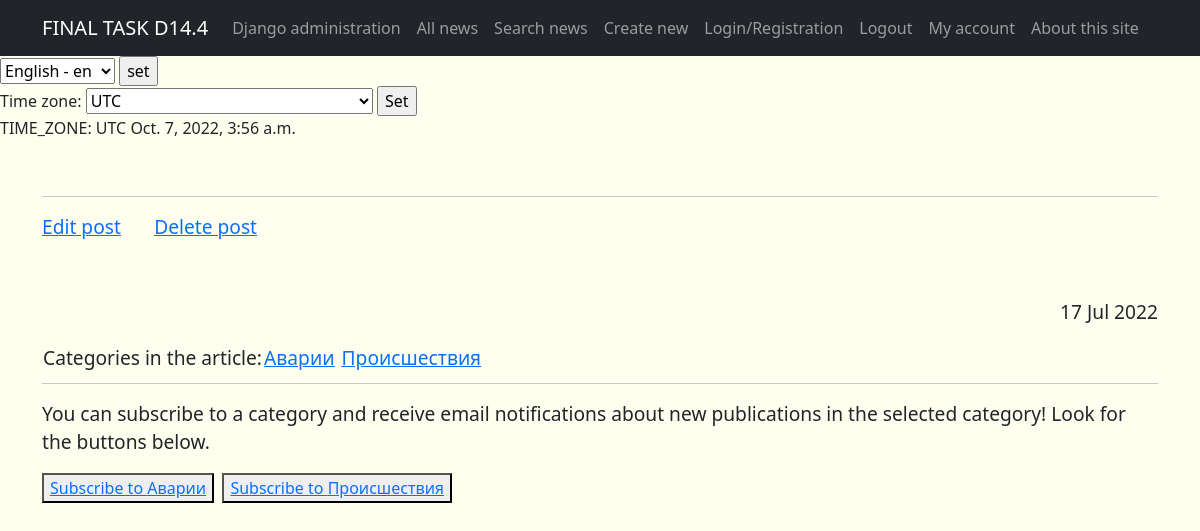
/news/1, run on an earlier commit of the app's database.
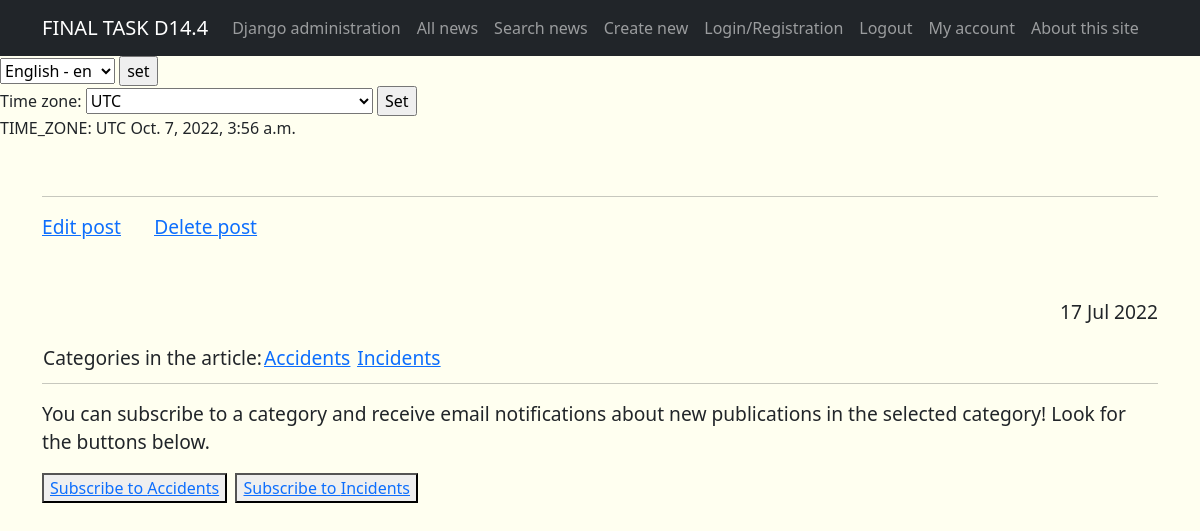
And on a later commit of the database.
### news/models.py (models this page shows, shortened)
class Category(models.Model):
    name = models.CharField(
        max_length=64,
        unique=True,
        verbose_name=pgettext_lazy('Name of category', 'Name of category'),
        help_text=_('category name')
    )
    subscriber = models.ManyToManyField(
        User, through='CategorySubscriber',
        blank=True,
        verbose_name=pgettext_lazy('Subscribers', 'Subscribers'),
        help_text=_('subscribers')
    )

### news/views.py (the view)
# urls.py: path('<int:pk>', cache_page(1*1) (PostDetail.as_view()), name='new_detail'),
class PostDetail(DetailView):
    model = Post
    template_name = 'new.html'
    context_object_name = 'new'
    def get_object(self, *args, **kwargs):
        obj = cache.get(f'post-{self.kwargs["pk"]}', None)
        if not obj:
            obj = super().get_object(queryset=self.queryset)
            cache.set(f'post-{self.kwargs["pk"]}', obj)
        return obj
    def get_context_data(self, **kwargs):
        context = super().get_context_data(**kwargs)
        id = self.kwargs.get('pk')
        print(Post.objects.get(pk=id).post_title) #Это выводится в консоль при открытии отдельной новости
        print(self.request.user.username, self.request.user.id) #Это выводится в консоль при открытии отдельной новости
        context['is_subscribe'] = False
        return context

### news/context_processors.py (called while the page is built)
def navigate_context(request):
    current_time = timezone.datetime.now().astimezone() #+ timezone.timedelta(hours=3)
    c_t_h = (timezone.datetime.now().astimezone() + timezone.timedelta(hours=3)).hour
    news = Post.objects.all()
    context = {
        'current_time': current_time,
        'c_t_h': c_t_h,
        'timezones': pytz.common_timezones,
        'news': news,
    }
    return context

### news/models.py (called while the page is built)
    def __str__(self):
        return self.post_title

### news/templatetags/custom_filters.py (called while the page is built)
@register.filter()
def makegoodwords(value):
    new_value = keyword_processor.replace_keywords(value)
    return new_value

### templates/new.html (shortened to what this page needs)
{% extends 'flatpages/default.html' %}
{% load i18n %}
{% load tz %}
{% load custom_filters %}
{% block content %}
<p>&nbsp;</p>
<hr>
<p>
    <a href="{% url 'new_edit' new.pk %}" style='...'><u style="font-size: 1.2em;">{% trans "Edit post" %}</u></a>&nbsp; &nbsp;&nbsp; &nbsp;&nbsp;
    <a href="{% url 'new_delete' new.pk %}" style='...'><u style="font-size: 1.2em;">{% trans "Delete post" %}</u></a>
</p>
<p>&nbsp;</p>
<p style="font-size: 1.2em;" align="right">{{ new.post_create_datetime|date:'d M Y' }}</p>
<table align='left' border="0" cellspacing="0" style="font-size: 1.2em;">
    <tr align="left">
        <td>{% trans "Categories in the article:" %}</td>
            {% for cat in new.post_category.all %}
                 <td ><a href="{% url 'category_search' cat.id %}"><u>{{ cat.name }}</u></a>&nbsp;</td>
            {% endfor %}
    </tr>
</table>
<p><strong>&nbsp; &nbsp;</strong></p>
<hr>
{% trans "You can subscribe to a category and receive email notifications about new publications in the selected category! Look for the buttons below." as youcansubscrib_var %}
<p align='left' border="0" cellspacing="0" style="font-size: 1.2em;">{{ youcansubscrib_var }}</p>
<table align='left' border="0" cellspacing="0" style="font-size: 1.2em;">
    <tr align="right">
        <form align="center">
            {% trans "Unsubscribe from" as unsubscribe_var %}
            {% trans "Subscribe to" as subscribe_var %}
            {% for cat in new.post_category.all %}
                {% if is_subscribe %}
                    <button> <a href="{% url 'subscr_me' cat.id %}">{unsubscribe_var} {{ cat.name }}</a> </button>
            &nbsp;   {% else %}
                    <button> <a href="{% url 'subscr_me' cat.id %}">{{subscribe_var}} {{ cat.name }}</a> </button>
                {% endif %}&nbsp;
            {% endfor %}
        </form>
    </tr>
</table>
<p><strong>&nbsp;</strong></p>
{% endblock content %}

What changed in the data, as far as the page shows it:
changed Category: name "Аварии" → "Accidents"
changed Category: name "Происшествия" → "Incidents"
